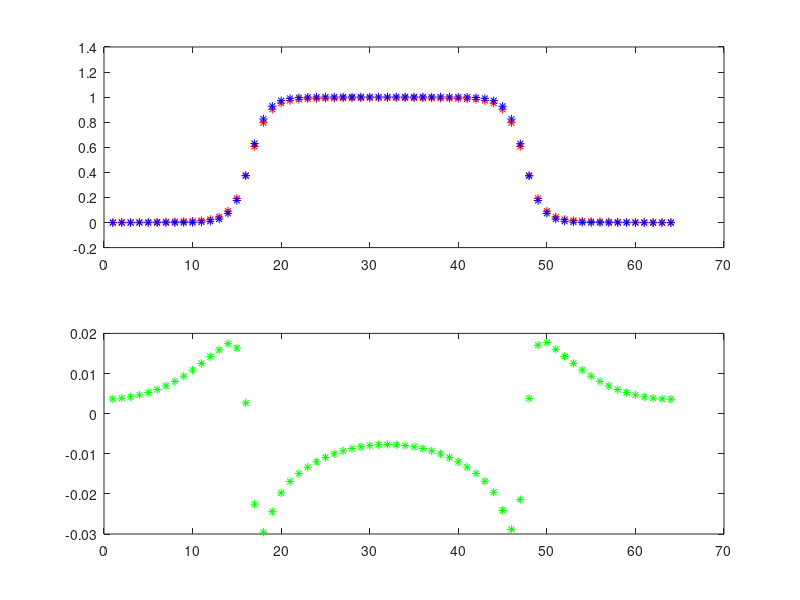

MATLAB code to generate this figure:
clear all;
D=1.0;
dt=0.5;
N=64;
m=2;
A=1.0;
kappa=1.0;

% Declarations
concSpectral=zeros(N,1);
c_prime=zeros(N, 1);

% Initial profile
for i=1:N
    if (i>N/4 && i<3*N/4)
        concSpectral(i)=1;
    end
end

% Define g
g=zeros(N,1);


% Periodic Boundary
halfN=N/2;
delk=2*pi/N;

% Evolve the profile

for p=1:60
    
    % Define g
    g=2*A*concSpectral.*(1-concSpectral).*(1-2*concSpectral);
    
    % FFT
    c_hat=fft(concSpectral);
    g_hat=fft(g);
    
    for i=1:N
        
        %Periodic Boundary Condition
        if ((i) <= halfN)
            k=(i)*delk;
        end
        
        if ((i) > halfN)
            k=(i-N)*delk;
        end
        
        k2=k*k;
        k4=k2*k2;
        
        c_hat(i)=(c_hat(i)-dt*k2*g_hat(i))/(1+2*k4*dt);
        
        
        concSpectral=real(ifft(c_hat));
    end
    
    
    
end
subplot(2,1,1)
plot(concSpectral, 'r*');

hold on

%% FDM

D=1.0;
dx=0.1;
dt=0.01;
m=2;
kappa=1.0;
A=1.0;
beta1=dt/dx*dx;
beta2=2*kappa*beta1/dx*dx;

% Declarations
concFDM=zeros(N,1);
conc_old=zeros(N,1);

% Initial profile
for i=1:N
    if (i>N/4 && i<3*N/4)
        conc_old(i)=1;
    end
end

% Define g
g=zeros(N,1);

% Evolve the profile


for k=1:8000
    
    for i=1:N
        
        % Define g
        g=2*A*conc_old.*(1-conc_old).*(1-2*conc_old);
        
        w=i-1;
        ww=i-2;
        e=i+1;
        ee=i+2;
        
        if (ww<1)
            ww=ww+N;
        end
        if (w<1)
            w=w+N;
        end
        if (ee>N)
            ee=ee-N;
        end
        if(e>N)
            e=e-N;
        end
        
        % ellipsis are for text wrap in MATLAB editor window
        
        concFDM(i)=conc_old(i) + beta1*(g(w)-2*g(i)+g(e))...
            - beta2*(conc_old(ww)-4*conc_old(w)+6*conc_old(i)...
            -4*conc_old(e) + conc_old(ee));
        
        conc_old(i)=concFDM(i);
        
    end
    
end
subplot(2,1,1)
plot(conc_old, 'b*');


%% Plot of Delta
difference=zeros(1, N);

for i=1:N
    difference(i)=concSpectral(i)-conc_old(i);
end
subplot(2,1,2)
plot(difference, 'g*')
